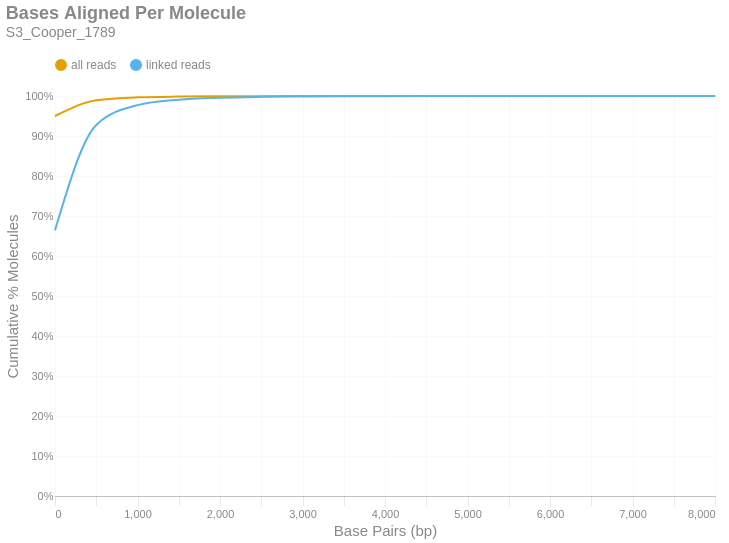

The code cell stored with this chart in its notebook:
### Markdown cell above
### Bases Aligned Per Molecule
This is a cumulative frequency distribution showing the number of base pairs aligned per unique molecule. These data are shown in 500 bp bins. There are two distributions: one with `all reads` (yellow) and another with only `linked reads` (blue). The percent of molecules in the `linked reads` distribution is relative to the total number of linked molecules.

### Code cell
if SKIPLR:
    print_html(f"Skipped")
else:
    binned_df = consolidated_hist(valids['aligned_bp'], mask, 500, True)
    with SafeRender(binned_df):
        (
            density_plot(binned_df, 'Bases Aligned Per Molecule', samplename, 'basesper')
            .encode(
                x=alt.X('bin:Q', title="Base Pairs (bp)").axis(tickMinStep=500).scale(padding=0),
                y=alt.Y('value:Q', title='Cumulative % Molecules')
                    .axis(format='%')
                    .scale(domain = [0,1])
                    .stack(False),
                color=alt.Color("key:N").scale(domain = ["all reads", "linked reads"]),
                tooltip = [
                    alt.Tooltip("key:N", title = "Data Type"),
                    alt.Tooltip("range_label:N", title="Bases Aligned Per Molecule"),
                    alt.Tooltip("value:Q", format = ".2%", title="% Molecules (Cum.)")
                ]
            )
        ).display()

### Figure 1 — Vega-Lite specification as saved in the notebook (floating-point values rounded to 4 significant figures)
{"width": "container", "height": 400, "config": {"title": {"anchor": "start", "dy": -15, "fontSize": 18, "color": "#888888", "subtitleColor": "#888888", "subtitleFontSize": 14}, "arc": {"fill": "#0072B2"}, "axis": {"domainColor": "#888888", "domainWidth": 0.5, "gridWidth": 0.2, "grid": false, "titleFontWeight": 400, "titleFontSize": 15, "labelFontSize": 11, "labelColor": "#888888", "tickColor": "#888888", "tickWidth": 0.2, "titleColor": "#888888"}, "axisBand": {"grid": false}, "axisX": {"grid": true, "tickSize": 10, "domainCap": "round"}, "axisY": {"domain": false, "grid": true, "tickSize": 0, "domainCap": "round"}, "background": "transparent", "header": {"labelFontSize": 15, "labelColor": "#888888", "titleFontSize": 15, "titleFontWeight": 600, "titleColor": "#888888"}, "legend": {"labelFont": "sans-serif", "labelFontSize": 12, "labelColor": "#888888", "symbolSize": 100, "symbolType": "circle", "titleFontSize": 12, "titlePadding": 10, "titleColor": "#888888", "title": null, "orient": "top"}, "range": {"category": ["#E69F00", "#56B4E9", "#009E73", "#F0E442", "#0072B2", "#D55E00", "#CC79A7", "#000000"], "diverging": ["#cfe8f3", "#a2d4ec", "#73bfe2", "#46abdb", "#1696d2", "#12719e"]}, "area": {"fill": "#0072B2", "fillOpacity": 0.7, "line": true, "strokeOpacity": 0.7}, "line": {"color": "#0072B2", "stroke": "#0072B2", "strokeWidth": 2}, "trail": {"color": "#0072B2", "stroke": "#0072B2", "strokeWidth": 0, "size": 1}, "point": {"filled": true, "fillOpacity": 1.0, "size": 95}, "text": {"color": "#888888", "fontSize": 11, "align": "right", "fontWeight": 400, "size": 11}, "bar": {"fill": "#0072B2", "stroke": null}, "view": {"stroke": null, "continuousWidth": 660, "continuousHeight": 400}}, "data": {"name": "data-7c320a64af1e4cce4ceca34ef0a0fb03"}, "mark": {"type": "line", "interpolate": "monotone", "point": {"opacity": 0, "size": 275}}, "encoding": {"color": {"field": "key", "scale": {"domain": ["all reads", "linked reads"]}, "type": "nominal"}, "tooltip": [{"field": "key", "title": "Data Type", "type": "nominal"}, {"field": "range_label", "title": "Bases Aligned Per Molecule", "type": "nominal"}, {"field": "value", "format": ".2%", "title": "% Molecules (Cum.)", "type": "quantitative"}], "x": {"axis": {"tickMinStep": 500}, "field": "bin", "scale": {"padding": 0}, "title": "Base Pairs (bp)", "type": "quantitative"}, "y": {"axis": {"format": "%"}, "field": "value", "scale": {"domain": [0, 1]}, "stack": false, "title": "Cumulative % Molecules", "type": "quantitative"}}, "params": [{"name": "param_c36ac31b6afebe62", "select": {"type": "point", "fields": ["key"]}, "bind": "legend"}], "title": {"text": "Bases Aligned Per Molecule", "subtitle": "S3_Cooper_1789"}, "transform": [{"fold": ["all reads (cumsum)", "linked reads (cumsum)"]}, {"calculate": "replace(datum.key, ' (cumsum)', '')", "as": "key"}, {"filter": {"param": "param_c36ac31b6afebe62"}}], "usermeta": {"embedOptions": {"downloadFileName": "S3_Cooper_1789.basesper"}}, "$schema": "https://vega.github.io/schema/vega-lite/v6.1.0.json", "datasets": {"data-7c320a64af1e4cce4ceca34ef0a0fb03": [{"bin": "0.0", "interval": "0.0-500.0", "all reads": 0.95, "linked reads": 0.6643, "all reads (cumsum)": 0.95, "linked reads (cumsum)": 0.6643, "range_label": "0-499"}, {"bin": "500.0", "interval": "500.0-1000.0", "all reads": 0.03926, "linked reads": 0.2632, "all reads (cumsum)": 0.9892, "linked reads (cumsum)": 0.9275, "range_label": "500-999"}, {"bin": "1000.0", "interval": "1000.0-1500.0", "all reads": 0.007398, "linked reads": 0.04974, "all reads (cumsum)": 0.9966, "linked reads (cumsum)": 0.9772, "range_label": "1000-1499"}, {"bin": "1500.0", "interval": "1500.0-2000.0", "all reads": 0.002027, "linked reads": 0.01363, "all reads (cumsum)": 0.9986, "linked reads (cumsum)": 0.9909, "range_label": "1500-1999"}, {"bin": "2000.0", "interval": "2000.0-2500.0", "all reads": 0.0007194, "linked reads": 0.004837, "all reads (cumsum)": 0.9994, "linked reads (cumsum)": 0.9957, "range_label": "2000-2499"}, {"bin": "2500.0", "interval": "2500.0-3000.0", "all reads": 0.0003133, "linked reads": 0.002107, "all reads (cumsum)": 0.9997, "linked reads (cumsum)": 0.9978, "range_label": "2500-2999"}, {"bin": "3000.0", "interval": "3000.0-3500.0", "all reads": 0.0001389, "linked reads": 0.0009338, "all reads (cumsum)": 0.9998, "linked reads (cumsum)": 0.9988, "range_label": "3000-3499"}, {"bin": "3500.0", "interval": "3500.0-4000.0", "all reads": 9.444e-05, "linked reads": 0.000635, "all reads (cumsum)": 0.9999, "linked reads (cumsum)": 0.9994, "range_label": "3500-3999"}, {"bin": "4000.0", "interval": "4000.0-4500.0", "all reads": 4.055e-05, "linked reads": 0.0002727, "all reads (cumsum)": 1.0, "linked reads (cumsum)": 0.9997, "range_label": "4000-4499"}, {"bin": "4500.0", "interval": "4500.0-5000.0", "all reads": 2.389e-05, "linked reads": 0.0001606, "all reads (cumsum)": 1.0, "linked reads (cumsum)": 0.9998, "range_label": "4500-4999"}, {"bin": "5000.0", "interval": "5000.0-5500.0", "all reads": 8.888e-06, "linked reads": 5.977e-05, "all reads (cumsum)": 1.0, "linked reads (cumsum)": 0.9999, "range_label": "5000-5499"}, {"bin": "5500.0", "interval": "5500.0-6000.0", "all reads": 6.111e-06, "linked reads": 4.109e-05, "all reads (cumsum)": 1.0, "linked reads (cumsum)": 0.9999, "range_label": "5500-5999"}, {"bin": "6000.0", "interval": "6000.0-6500.0", "all reads": 4.444e-06, "linked reads": 2.988e-05, "all reads (cumsum)": 1.0, "linked reads (cumsum)": 1.0, "range_label": "6000-6499"}, {"bin": "6500.0", "interval": "6500.0-7000.0", "all reads": 3.333e-06, "linked reads": 2.241e-05, "all reads (cumsum)": 1.0, "linked reads (cumsum)": 1.0, "range_label": "6500-6999"}, {"bin": "7000.0", "interval": "7000.0-7500.0", "all reads": 1.667e-06, "linked reads": 1.121e-05, "all reads (cumsum)": 1.0, "linked reads (cumsum)": 1.0, "range_label": "7000-7499"}, {"bin": "7500.0", "interval": "7500.0-8000.0", "all reads": 1.111e-06, "linked reads": 7.471e-06, "all reads (cumsum)": 1.0, "linked reads (cumsum)": 1.0, "range_label": "7500-7999"}, {"bin": "8000.0", "interval": "8000.0-8500.0", "all reads": 5.555e-07, "linked reads": 3.735e-06, "all reads (cumsum)": 1.0, "linked reads (cumsum)": 1.0, "range_label": "8000-8499"}]}}
